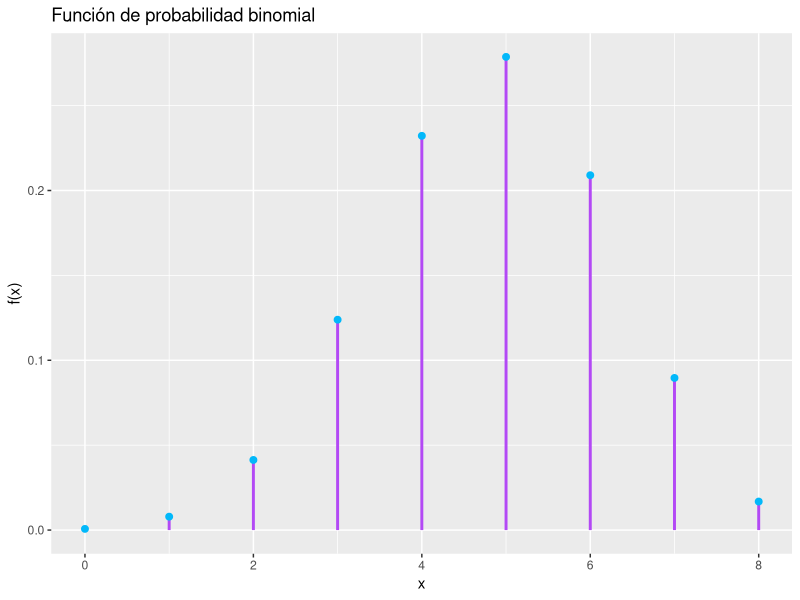
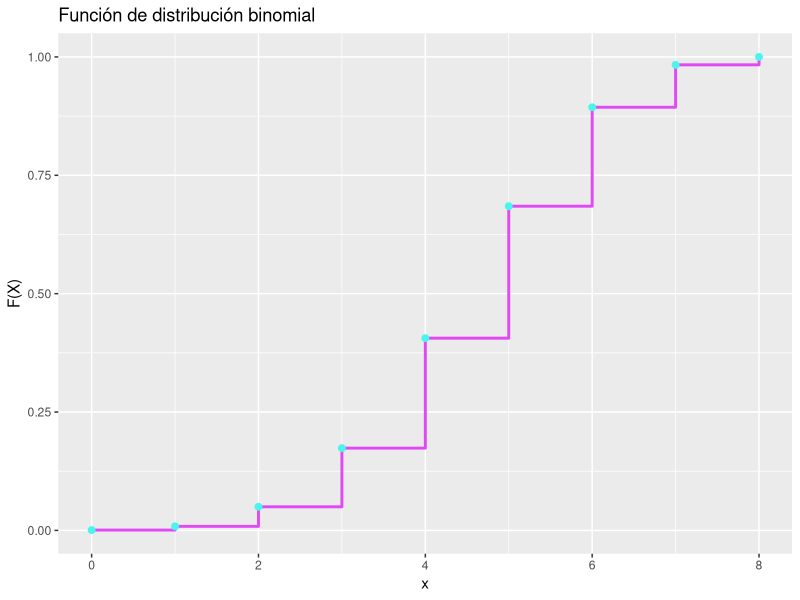
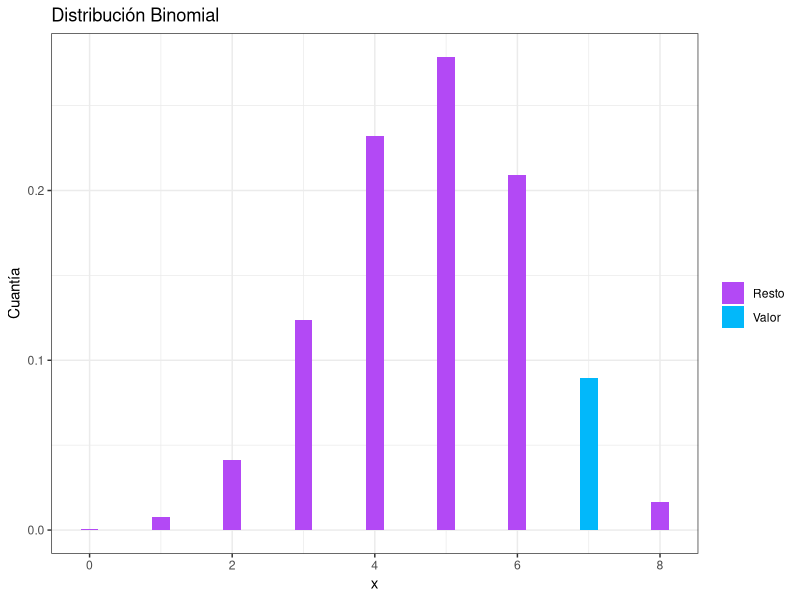
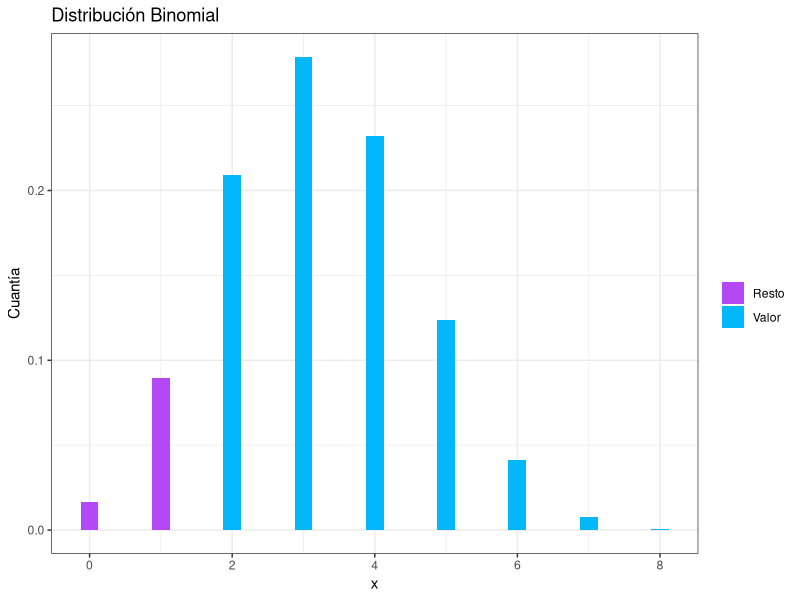
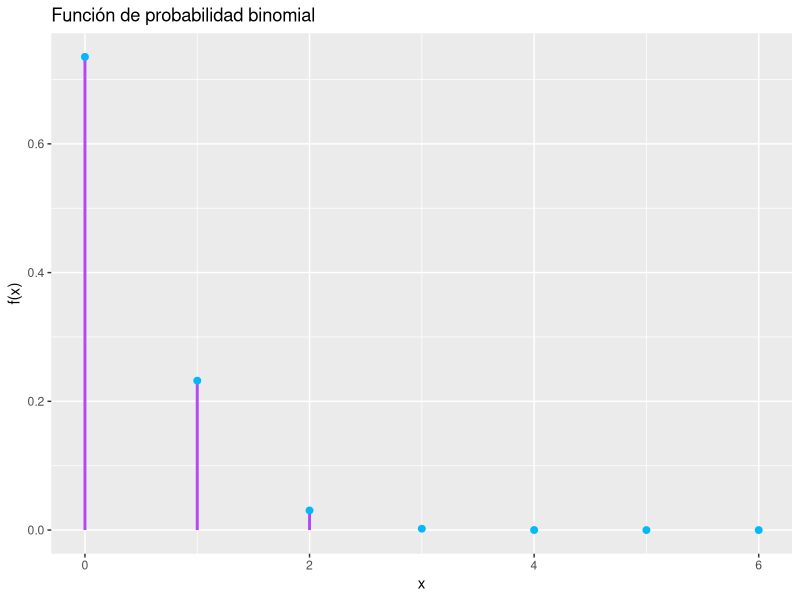
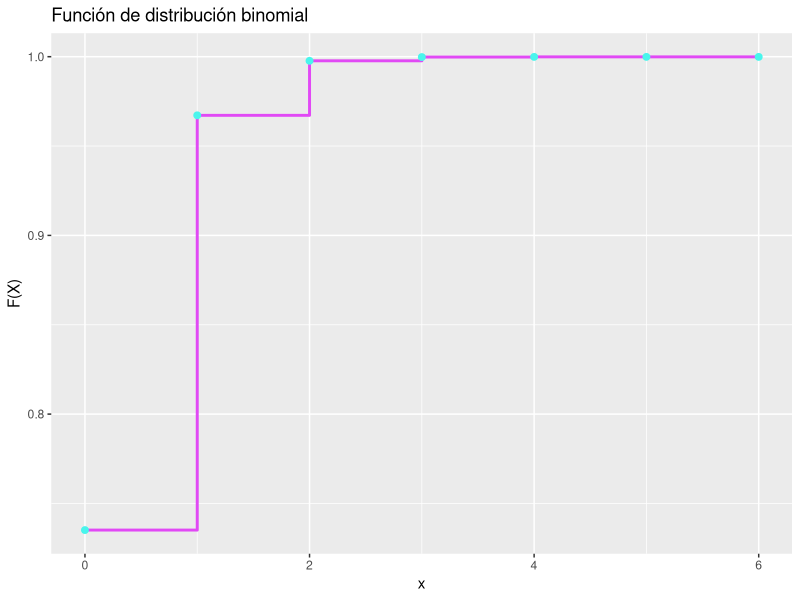
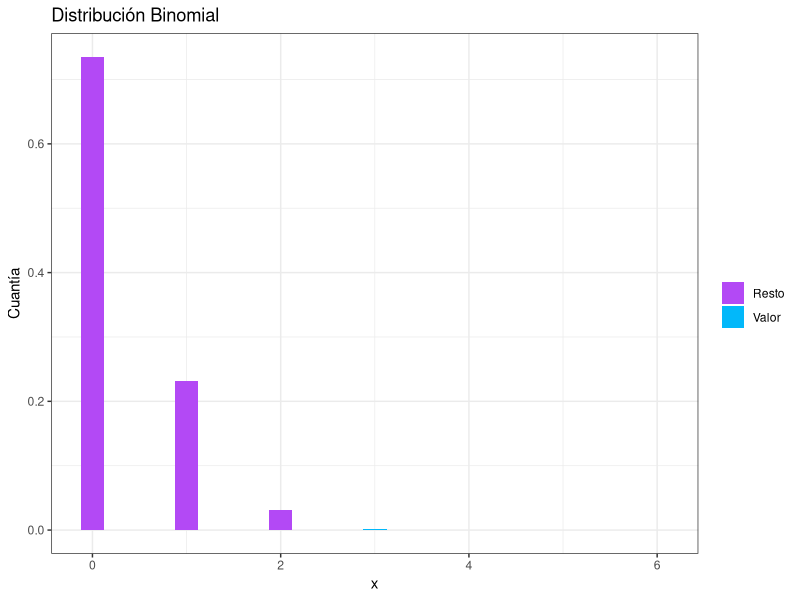
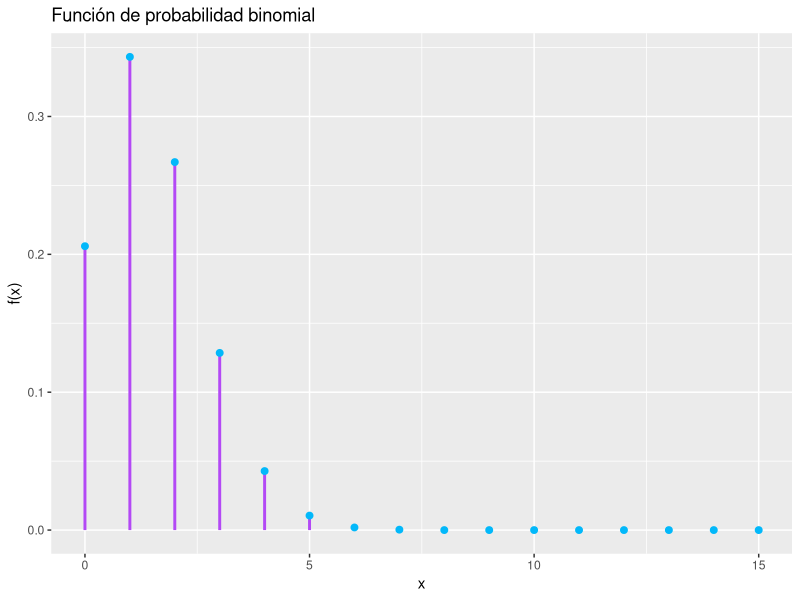

Generate these figures, in order, with R:
## ---- chunk 1
# Verificar, instalar y activar el paquete "tidyverse"
if (!require(tidyverse)) {
  install.packages("tidyverse")
}
library(tidyverse)

# Verificar, instalar y activar el paquete "kableExtra"
if (!require(kableExtra)) {
  install.packages("kableExtra")
}
library(kableExtra)

# Verificar, instalar y activar el paquete "readxl"
if (!require(readxl)) {
  install.packages("readxl")
}
library(readxl)

## ---- chunk 2
n <- 8
p <- 0.60
x <- 0:n
fx <- round(dbinom(x, n, p),4)
Fx <- round(cumsum(fx),4)
df = data.frame(x, fx, Fx)
Form.Basic <- c("striped", "bordered", "hover", "condensed", "responsive")
kable(df, align = "c") %>% 
  kable_styling("striped", full_width = F) %>%
  column_spec(1, bold = T) %>%
  row_spec(0:9, bold = T, color = "#0d0d0d", background = "#eecafc")
## ---- chunk 3
df_1 <- data.frame(x = x, fx = fx, xend = x, fxend = 0)

ggplot(df_1, aes(x = x, y = fx)) +
  geom_segment(aes(xend = xend, yend = fxend), color = "#b349f5", size = 1) +
  geom_point(color = "#02b8fa", size = 2) +
  labs(title = "Función de probabilidad binomial",
       x = "x",
       y = "f(x)")

## ---- chunk 4
df_2 <- data.frame(x = x, Fx = Fx)

ggplot(df_2, aes(x = x, y = Fx)) +
  geom_step(color = "#e149f5", size = 1) +
  geom_point(color = "#49f5ec", size = 2) +
  labs(title = "Función de distribución binomial",
       x = "x",
       y = "F(X)")
## ---- chunk 5
round(dbinom(7,size=8,prob=0.6),4) + round(dbinom(8,size=8,prob=0.6),4)
## ---- chunk 6
n = 8
p = 0.6

rango = 0:n
df_3 = data.frame(x = rango, y = dbinom(rango, size=n, prob=p))

ggplot(df_3, aes(x = x, y = y, 
                 fill=factor(ifelse(x==7,"Valor","Resto")))) +
geom_bar(stat = "identity",width = 0.25) + 
xlab("x") + ylab("Cuantía") +
ggtitle("Distribución Binomial") +
scale_fill_manual(name = "", values=c("#b349f5","#02b8fa")) + 
theme_bw()
## ---- chunk 7
round(pbinom(1,size=8,prob=0.4, lower.tail=FALSE),4)
## ---- chunk 8
n = 8
p = 0.4

rango = 0:n
df_3 = data.frame(x = rango, y = dbinom(rango, size=n, prob=p))

ggplot(df_3, aes(x = x, y = y, 
                 fill=factor(ifelse(x>=2,"Valor","Resto")))) +
geom_bar(stat = "identity",width = 0.25) + 
xlab("x") + ylab("Cuantía") +
ggtitle("Distribución Binomial") +
scale_fill_manual(name = "", values=c("#b349f5","#02b8fa")) + 
theme_bw()
## ---- chunk 9
n <- 6
p <- 0.05
x <- 0:n
fx <- round(dbinom(x, n, p),4)
Fx <- round(cumsum(fx),4)
df = data.frame(x, fx, Fx)
Form.Basic <- c("striped", "bordered", "hover", "condensed", "responsive")
kable(df, align = "c") %>% 
  kable_styling("striped", full_width = F) %>%
  column_spec(1, bold = T) %>%
  row_spec(0:7, bold = T, color = "#0d0d0d", background = "#eecafc")
## ---- chunk 10
df_1 <- data.frame(x = x, fx = fx, xend = x, fxend = 0)

ggplot(df_1, aes(x = x, y = fx)) +
  geom_segment(aes(xend = xend, yend = fxend), color = "#b349f5", size = 1) +
  geom_point(color = "#02b8fa", size = 2) +
  labs(title = "Función de probabilidad binomial",
       x = "x",
       y = "f(x)")
## ---- chunk 11
df_2 <- data.frame(x = x, Fx = Fx)

ggplot(df_2, aes(x = x, y = Fx)) +
  geom_step(color = "#e149f5", size = 1) +
  geom_point(color = "#49f5ec", size = 2) +
  labs(title = "Función de distribución binomial",
       x = "x",
       y = "F(X)")
## ---- chunk 12
round(dbinom(3,size=6,prob=0.05),4)
## ---- chunk 13
rango = 0:6
df_3 = data.frame(x = rango, y = dbinom(rango, size=6, prob=0.05))
ggplot(df_3, aes(x = x, y = y, fill=factor(ifelse(x==3,"Valor","Resto")))) +
geom_bar(stat = "identity",width = 0.25) + xlab("x") + ylab("Cuantía") +
ggtitle("Distribución Binomial") +
scale_fill_manual(name = "", values=c("#b349f5","#02b8fa")) + theme_bw()
## ---- chunk 14
n <- 15
p <- 0.10
x <- 0:n
fx <- round(dbinom(x, n, p),4)
Fx <- round(cumsum(fx),4)
df = data.frame(x, fx, Fx)
Form.Basic <- c("striped", "bordered", "hover", "condensed", "responsive")
kable(df, align = "c") %>% 
  kable_styling("striped", full_width = F) %>%
  column_spec(1, bold = T) %>%
  row_spec(0:16, bold = T, color = "#0d0d0d", background = "#eecafc")
## ---- chunk 15
df_1 <- data.frame(x = x, fx = fx, xend = x, fxend = 0)

ggplot(df_1, aes(x = x, y = fx)) +
  geom_segment(aes(xend = xend, yend = fxend), color = "#b349f5", size = 1) +
  geom_point(color = "#02b8fa", size = 2) +
  labs(title = "Función de probabilidad binomial",
       x = "x",
       y = "f(x)")
## ---- chunk 16
df_2 <- data.frame(x = x, Fx = Fx)

ggplot(df_2, aes(x = x, y = Fx)) +
  geom_step(color = "#e149f5", size = 1) +
  geom_point(color = "#49f5ec", size = 2) +
  labs(title = "Función de distribución binomial",
       x = "x",
       y = "F(X)")
## ---- chunk 17
n = 15
p = 0.10

round(dbinom(5,size=n,prob=p),4)
## ---- chunk 18
n = 15
p = 0.10

a = round(dbinom(5,size=n,prob=p),4)

cat("a) La probabilidad de que exactamente 5 varillas estén defectuosas es:", a, "\n")
## ---- chunk 19
rango = 0:n
df_3 = data.frame(x = rango, y = dbinom(rango, size=n, prob=p))
ggplot(df_3, aes(x = x, y = y, fill=factor(ifelse(x==5,"Valor","Resto")))) +
geom_bar(stat = "identity",width = 0.25) + xlab("x") + ylab("Cuantía") +
ggtitle("Distribución Binomial") +
scale_fill_manual(name = "", values=c("#b349f5","#02b8fa")) + theme_bw()
## ---- chunk 20
round(pbinom(9,size=n,prob=p, lower.tail=FALSE),4)
## ---- chunk 21
n = 15
p = 0.10

b = round(pbinom(9,size=n,prob=p, lower.tail=FALSE),4)
cat("b) La probabilidad de que por lo menos 10 estén defectuosas es:", b, "\n")

## ---- chunk 22
rango = 0:n
df_3 = data.frame(x = rango, y = dbinom(rango, size=n, prob=p))
ggplot(df_3, aes(x = x, y = y, fill=factor(ifelse(x==10,"Valor","Resto")))) +
geom_bar(stat = "identity",width = 0.25) + xlab("x") + ylab("Cuantía") +
ggtitle("Distribución Binomial") +
scale_fill_manual(name = "", values=c("#b349f5","#02b8fa")) + theme_bw()
## ---- chunk 23
round(pbinom(4,size=n,prob=p),4)
## ---- chunk 24
n = 15
p = 0.10

c = round(pbinom(4,size=n,prob=p),4)
cat("c) La probabilidad de que no más de 4 estén defectuosas es:", c)
## ---- chunk 25
rango = 0:n
df_3 = data.frame(x = rango, y = dbinom(rango, size=n, prob=p))
ggplot(df_3, aes(x = x, y = y, fill=factor(ifelse(x==4,"Valor","Resto")))) +
geom_bar(stat = "identity",width = 0.25) + xlab("x") + ylab("Cuantía") +
ggtitle("Distribución Binomial") +
scale_fill_manual(name = "", values=c("#b349f5","#02b8fa")) + theme_bw()
## ---- chunk 26
n <- 7
p <- 0.25
x <- 0:n
fx <- round(dbinom(x, n, p),4)
Fx <- round(cumsum(fx),4)
df = data.frame(x, fx, Fx)
Form.Basic <- c("striped", "bordered", "hover", "condensed", "responsive")
kable(df, align = "c") %>% 
  kable_styling("striped", full_width = F) %>%
  column_spec(1, bold = T) %>%
  row_spec(0:8, bold = T, color = "#0d0d0d", background = "#eecafc")
## ---- chunk 27
df_1 <- data.frame(x = x, fx = fx, xend = x, fxend = 0)

ggplot(df_1, aes(x = x, y = fx)) +
  geom_segment(aes(xend = xend, yend = fxend), color = "#b349f5", size = 1) +
  geom_point(color = "#02b8fa", size = 2) +
  labs(title = "Función de probabilidad binomial",
       x = "x",
       y = "f(x)")
## ---- chunk 28
df_2 <- data.frame(x = x, Fx = Fx)

ggplot(df_2, aes(x = x, y = Fx)) +
  geom_step(color = "#e149f5", size = 1) +
  geom_point(color = "#49f5ec", size = 2) +
  labs(title = "Función de distribución binomial",
       x = "x",
       y = "F(X)")
## ---- chunk 29
n = 15
p = 0.10

round(dbinom(5,size=n,prob=p),4)
## ---- chunk 30
n = 7
p = 0.25

resultado = round(pbinom(2,size=n,prob=p, lower.tail=FALSE),4)
cat("La probabilidad de que por lo menos 3 vehículos se hayan accidentado es:", resultado)
## ---- chunk 31
rango = 0:n
df_3 = data.frame(x = rango, y = dbinom(rango, size=n, prob=p))
ggplot(df_3, aes(x = x, y = y, fill=factor(ifelse(x==5,"Valor","Resto")))) +
geom_bar(stat = "identity",width = 0.25) + xlab("x") + ylab("Cuantía") +
ggtitle("Distribución Binomial") +
scale_fill_manual(name = "", values=c("#b349f5","#02b8fa")) + theme_bw()
## ---- chunk 32
n <- 4
p <- 0.30
x <- 0:n
fx <- round(dbinom(x, n, p),4)
Fx <- round(cumsum(fx),4)
df = data.frame(x, fx, Fx)
Form.Basic <- c("striped", "bordered", "hover", "condensed", "responsive")
kable(df, align = "c") %>% 
  kable_styling("striped", full_width = F) %>%
  column_spec(1, bold = T) %>%
  row_spec(0:5, bold = T, color = "#0d0d0d", background = "#eecafc")
## ---- chunk 33
df_1 <- data.frame(x = x, fx = fx, xend = x, fxend = 0)

ggplot(df_1, aes(x = x, y = fx)) +
  geom_segment(aes(xend = xend, yend = fxend), color = "#b349f5", size = 1) +
  geom_point(color = "#02b8fa", size = 2) +
  labs(title = "Función de probabilidad binomial",
       x = "x",
       y = "f(x)")
## ---- chunk 34
df_2 <- data.frame(x = x, Fx = Fx)

ggplot(df_2, aes(x = x, y = Fx)) +
  geom_step(color = "#e149f5", size = 1) +
  geom_point(color = "#49f5ec", size = 2) +
  labs(title = "Función de distribución binomial",
       x = "x",
       y = "F(X)")
## ---- chunk 35
n = 4
p = 0.30

round(dbinom(1,size=n,prob=p),4)
## ---- chunk 36
n = 4
p = 0.30

a = round(dbinom(1,size=n,prob=p),4)
cat("a) La probabilidad de que exactamente 1 paciente no pague es:", a, "\n")

## ---- chunk 37
rango = 0:n
df_3 = data.frame(x = rango, y = dbinom(rango, size=n, prob=p))
ggplot(df_3, aes(x = x, y = y, fill=factor(ifelse(x==1,"Valor","Resto")))) +
geom_bar(stat = "identity",width = 0.25) + xlab("x") + ylab("Cuantía") +
ggtitle("Distribución Binomial") +
scale_fill_manual(name = "", values=c("#b349f5","#02b8fa")) + theme_bw()
## ---- chunk 38
n = 4
p = 0.30

round(dbinom(0,size=n,prob=p),4)
## ---- chunk 39
n = 4
p = 0.30


b = round(dbinom(0,size=n,prob=p),4)
cat("b) La probabilidad de que los 4 pacientes paguen es:", b)
## ---- chunk 40
rango = 0:n
df_3 = data.frame(x = rango, y = dbinom(rango, size=n, prob=p))
ggplot(df_3, aes(x = x, y = y, fill=factor(ifelse(x==0,"Valor","Resto")))) +
geom_bar(stat = "identity",width = 0.25) + xlab("x") + ylab("Cuantía") +
ggtitle("Distribución Binomial") +
scale_fill_manual(name = "", values=c("#b349f5","#02b8fa")) + theme_bw()
## ---- chunk 41
n <- 10  
lambda <- 2.5  

x <- 0:n

fx <- round(dpois(x, lambda = lambda), 4)  
Fx <- round(ppois(x, lambda = lambda), 4)

df <- data.frame(x, fx, Fx)

Form.Basic <- c("striped", "bordered", "hover", "condensed", "responsive")

kable(df, align = "c") %>% 
  kable_styling("striped", full_width = F) %>%
  column_spec(1, bold = T) %>%
  row_spec(0:11, bold = T, color = "#0d0d0d", background = "#eecafc")
## ---- chunk 42
x <- 0:10
probabilidad <- round(dpois(x, lambda = 2.5), 4)

df_1 <- data.frame(numero_llamadas = x, probabilidad = probabilidad, 
                   numero_llamadas_end = x, probabilidad_end = 0)

ggplot(df_1, aes(x = numero_llamadas, y = probabilidad)) +
  geom_segment(aes(xend = numero_llamadas_end, yend = probabilidad_end), color = "#b349f5", size = 1) +
  geom_point(color = "#02b8fa", size = 2) +
  labs(title = "Función de probabilidad Poisson",
       x = "Número de Llamadas",
       y = "Probabilidad")
## ---- chunk 43
prob_acumulada <- round(ppois(x, lambda = 2.5), 4)

df_2 <- data.frame(numero_llamadas = x, probabilidad_acumulada = prob_acumulada)

ggplot(df_2, aes(x = numero_llamadas, y = probabilidad_acumulada)) +
  geom_step(color = "#b349f5", size = 1) +
  geom_point(color = "#02b8fa", size = 2) +
  labs(title = "Función de distribución acumulada Poisson",
       x = "Número de Llamadas",
       y = "Probabilidad Acumulada")
## ---- chunk 44
lambda <- 2.5
k <- 2
probabilidad <- round(ppois(k, lambda), 4)
print(probabilidad)
## ---- chunk 45
cat(" 0.7576\n\n Hay un 75.76% de probabilidad de que lleguen como máximo 2 llamadas en 15 segundos.")
## ---- chunk 46
rango <- 0:10  
promedio_llamadas <- 2.5

prob_poisson <- round(dpois(rango, lambda = promedio_llamadas), 4)

df_3 <- data.frame(numero_llamadas = rango, probabilidad = prob_poisson)

ggplot(df_3, aes(x = numero_llamadas, y = probabilidad, 
                 fill = factor(ifelse(numero_llamadas <= 2, "Valor", "Resto")))) +
  geom_bar(stat = "identity", width = 0.25) +
  xlab("Número de Llamadas") + ylab("Cuantía") +
  ggtitle("Distribución de Poisson") +
  scale_fill_manual(name = "", values = c("#b349f5", "#02b8fa"))
## ---- chunk 47
n <- 5  
lambda_media <- 3.4   # para media hora
lambda_hora <- 6.8    # para una hora

x <- 0:n

# Probabilidades para media hora
fx <- round(dpois(x, lambda = lambda_media), 4)  
Fx <- round(cumsum(fx), 4)

df <- data.frame(x, fx, Fx)

Form.Basic <- c("striped", "bordered", "hover", "condensed", "responsive")

kable(df, align = "c") %>% 
  kable_styling("striped", full_width = F) %>%
  column_spec(1, bold = T) %>%
  row_spec(0:6, bold = T, color = "#0d0d0d", background = "#eecafc")
## ---- chunk 48
x <- 0:5
probabilidad <- round(dpois(x, lambda = 3.4), 4)

df_1 <- data.frame(numero_clientes = x, probabilidad = probabilidad, 
                   numero_clientes_end = x, probabilidad_end = 0)

ggplot(df_1, aes(x = numero_clientes, y = probabilidad)) +
  geom_segment(aes(xend = numero_clientes_end, yend = probabilidad_end), color = "#b349f5", size = 1) +
  geom_point(color = "#02b8fa", size = 2) +
  labs(title = "Función de probabilidad Poisson",
       x = "Número de Clientes",
       y = "Probabilidad")
## ---- chunk 49
prob_acumulada <- round(ppois(x, lambda = 3.4), 4)

df_2 <- data.frame(numero_clientes = x, probabilidad_acumulada = prob_acumulada)

ggplot(df_2, aes(x = numero_clientes, y = probabilidad_acumulada)) +
  geom_step(color = "#b349f5", size = 1) +
  geom_point(color = "#02b8fa", size = 2) +
  labs(title = "Función de distribución acumulada Poisson",
       x = "Número de Clientes",
       y = "Probabilidad Acumulada")
## ---- chunk 50
lambda <- 3.4
k <- 1
probabilidad <- round(ppois(k, lambda, lower.tail = FALSE), 4)
print(probabilidad)
## ---- chunk 51
rango <- 0:5  
promedio_accidentes <- 3.4

prob_poisson <- round(dpois(rango, lambda = promedio_accidentes), 4)

df_3 <- data.frame(numero_clientes = rango, probabilidad = prob_poisson)

ggplot(df_3, aes(x = numero_clientes, y = probabilidad, 
                 fill = factor(ifelse(numero_clientes == 2, "Valor", "Resto")))) +
  geom_bar(stat = "identity", width = 0.25) +
  xlab("Número de Clientes") + ylab("Cuantía") +
  ggtitle("Distribución de Poisson (Inciso a)") +
  scale_fill_manual(name = "", values = c("#b349f5", "#02b8fa"))
## ---- chunk 52
lambda <- 6.8
k <- 1
probabilidad <- round(ppois(k, lambda, lower.tail = FALSE), 4)
print(probabilidad)
## ---- chunk 53
rango <- 0:5  
promedio_accidentes <- 6.8

prob_poisson <- round(dpois(rango, lambda = promedio_accidentes), 4)

df_3 <- data.frame(numero_clientes = rango, probabilidad = prob_poisson)

ggplot(df_3, aes(x = numero_clientes, y = probabilidad, 
                 fill = factor(ifelse(numero_clientes == 2, "Valor", "Resto")))) +
  geom_bar(stat = "identity", width = 0.25) +
  xlab("Número de Clientes") + ylab("Cuantía") +
  ggtitle("Distribución de Poisson (Inciso b)") +
  scale_fill_manual(name = "", values = c("#b349f5", "#02b8fa"))
## ---- chunk 54
n <- 5  
lambda <- 0.2  

x <- 0:n

fx <- round(dpois(x, lambda = lambda), 4)  
Fx <- round(ppois(x, lambda = lambda), 4)

df <- data.frame(x, fx, Fx)

Form.Basic <- c("striped", "bordered", "hover", "condensed", "responsive")

kable(df, align = "c") %>% 
  kable_styling("striped", full_width = F) %>%
  column_spec(1, bold = T) %>%
  row_spec(0:6, bold = T, color = "#0d0d0d", background = "#eecafc")
## ---- chunk 55
x <- 0:5
probabilidad <- round(dpois(x, lambda = 0.2), 4)

df_1 <- data.frame(numero_urgencias = x, probabilidad = probabilidad, 
                   numero_urgencias_end = x, probabilidad_end = 0)

ggplot(df_1, aes(x = numero_urgencias, y = probabilidad)) +
  geom_segment(aes(xend = numero_urgencias_end, yend = probabilidad_end), color = "#b349f5", size = 1) +
  geom_point(color = "#02b8fa", size = 2) +
  labs(title = "Función de probabilidad Poisson",
       x = "Número de Urgencias",
       y = "Probabilidad")
## ---- chunk 56
prob_acumulada <- round(ppois(x, lambda = 0.2), 4)

df_2 <- data.frame(numero_urgencias = x, probabilidad_acumulada = prob_acumulada)

ggplot(df_2, aes(x = numero_urgencias, y = probabilidad_acumulada)) +
  geom_step(color = "#b349f5", size = 1) +
  geom_point(color = "#02b8fa", size = 2) +
  labs(title = "Función de distribución acumulada Poisson",
       x = "Número de Urgencias",
       y = "Probabilidad Acumulada")
## ---- chunk 57
lambda <- 0.2
k <- 1
probabilidad <- round(ppois(k, lambda, lower.tail = FALSE), 4)
cat( probabilidad, "\n\n Hay un", probabilidad*100, "% de probabilidad de que lleguen por lo menos 2 urgencias en un minuto.")
## ---- chunk 58
rango <- 0:5  
promedio_urgencias <- 0.2

prob_poisson <- round(dpois(rango, lambda = promedio_urgencias), 4)

df_3 <- data.frame(numero_urgencias = rango, probabilidad = prob_poisson)

ggplot(df_3, aes(x = numero_urgencias, y = probabilidad, 
                 fill = factor(ifelse(numero_urgencias >= 2, "Valor", "Resto")))) +
  geom_bar(stat = "identity", width = 0.25) +
  xlab("Número de Urgencias") + ylab("Cuantía") +
  ggtitle("Distribución de Poisson (Inciso A)") +
  scale_fill_manual(name = "", values = c("#b349f5", "#02b8fa"))
## ---- chunk 59
lambda <- 0.2
esperado <- lambda
cat( esperado, "\n\n El número esperado de urgencias por minuto es de", esperado)
## ---- chunk 60
rango <- 0:5  
promedio_urgencias <- 0.2

prob_poisson <- round(dpois(rango, lambda = promedio_urgencias), 4)

df_3 <- data.frame(numero_urgencias = rango, probabilidad = prob_poisson)

ggplot(df_3, aes(x = numero_urgencias, y = probabilidad)) +
  geom_bar(stat = "identity", fill = "#b349f5", width = 0.25) +
  xlab("Número de Urgencias") + ylab("Cuantía") +
  ggtitle("Distribución de Poisson (Valor esperado λ = 0.2)")
## ---- chunk 61
n <- 15  
lambda <- 10  

x <- 0:n

fx <- round(dpois(x, lambda = lambda), 4)  
Fx <- round(ppois(x, lambda = lambda), 4)

df <- data.frame(x, fx, Fx)

Form.Basic <- c("striped", "bordered", "hover", "condensed", "responsive")

kable(df, align = "c") %>% 
  kable_styling("striped", full_width = F) %>%
  column_spec(1, bold = T) %>%
  row_spec(0:16, bold = T, color = "#0d0d0d", background = "#eecafc")
## ---- chunk 62
x <- 0:15
probabilidad <- round(dpois(x, lambda = 10), 4)

df_1 <- data.frame(numero_accidentes = x, probabilidad = probabilidad, 
                   numero_accidentes_end = x, probabilidad_end = 0)

ggplot(df_1, aes(x = numero_accidentes, y = probabilidad)) +
  geom_segment(aes(xend = numero_accidentes_end, yend = probabilidad_end), color = "#b349f5", size = 1) +
  geom_point(color = "#02b8fa", size = 2) +
  labs(title = "Función de probabilidad Poisson",
       x = "Número de Accidentes",
       y = "Probabilidad")
## ---- chunk 63
prob_acumulada <- round(ppois(x, lambda = 10), 4)

df_2 <- data.frame(numero_accidentes = x, probabilidad_acumulada = prob_acumulada)

ggplot(df_2, aes(x = numero_accidentes, y = probabilidad_acumulada)) +
  geom_step(color = "#b349f5", size = 1) +
  geom_point(color = "#02b8fa", size = 2) +
  labs(title = "Función de distribución acumulada Poisson",
       x = "Número de Accidentes",
       y = "Probabilidad Acumulada")
## ---- chunk 64
lambda <- 10
k <- 12
probabilidad <- round(ppois(k, lambda), 4)
print(probabilidad)
## ---- chunk 65
rango <- 0:15  
promedio_accidentes <- 10

prob_poisson <- round(dpois(rango, lambda = promedio_accidentes), 4)

df_3 <- data.frame(numero_accidentes = rango, probabilidad = prob_poisson)

ggplot(df_3, aes(x = numero_accidentes, y = probabilidad, 
                 fill = factor(ifelse(numero_accidentes <= 12, "Valor", "Resto")))) +
  geom_bar(stat = "identity", width = 0.25) +
  xlab("Número de Accidentes") + ylab("Cuantía") +
  ggtitle("Distribución de Poisson") +
  scale_fill_manual(name = "", values = c("#b349f5", "#02b8fa"))
## ---- chunk 66
n <- 10  
lambda <- 5  

x <- 0:n

fx <- round(dpois(x, lambda = lambda), 4)  
Fx <- round(ppois(x, lambda = lambda), 4)

df <- data.frame(x, fx, Fx)

Form.Basic <- c("striped", "bordered", "hover", "condensed", "responsive")

kable(df, align = "c") %>% 
  kable_styling("striped", full_width = F) %>%
  column_spec(1, bold = T) %>%
  row_spec(0:11, bold = T, color = "#0d0d0d", background = "#eecafc")
## ---- chunk 67
x <- 0:10
probabilidad <- round(dpois(x, lambda = 5), 4)

df_1 <- data.frame(numero_personas = x, probabilidad = probabilidad, 
                   numero_personas_end = x, probabilidad_end = 0)

ggplot(df_1, aes(x = numero_personas, y = probabilidad)) +
  geom_segment(aes(xend = numero_personas_end, yend = probabilidad_end), color = "#b349f5", size = 1) +
  geom_point(color = "#02b8fa", size = 2) +
  labs(title = "Función de probabilidad Poisson",
       x = "Número de Personas",
       y = "Probabilidad")
## ---- chunk 68
prob_acumulada <- round(ppois(x, lambda = 5), 4)

df_2 <- data.frame(numero_personas = x, probabilidad_acumulada = prob_acumulada)

ggplot(df_2, aes(x = numero_personas, y = probabilidad_acumulada)) +
  geom_step(color = "#b349f5", size = 1) +
  geom_point(color = "#02b8fa", size = 2) +
  labs(title = "Función de distribución acumulada Poisson",
       x = "Número de Personas",
       y = "Probabilidad Acumulada")
## ---- chunk 69
lambda <- 5
k <- 2
probabilidad <- round(ppois(k, lambda), 4)
cat( probabilidad, "\n\n Hay un", probabilidad*100, "% de probabilidad de que ingresen como máximo 2 personas en un día.")
## ---- chunk 70
rango <- 0:10  
promedio_personas <- 5

prob_poisson <- round(dpois(rango, lambda = promedio_personas), 4)

df_3 <- data.frame(numero_personas = rango, probabilidad = prob_poisson)

ggplot(df_3, aes(x = numero_personas, y = probabilidad, 
                 fill = factor(ifelse(numero_personas <= 2, "Valor", "Resto")))) +
  geom_bar(stat = "identity", width = 0.25) +
  xlab("Número de Personas") + ylab("Cuantía") +
  ggtitle("Distribución de Poisson (Inciso A)") +
  scale_fill_manual(name = "", values = c("#b349f5", "#02b8fa"))
## ---- chunk 71
n <- 4
x_fallas <- 0:n
x_buenas <- n:0  

probabilidades <- round(dhyper(x_fallas, m = 6, n = 19, k = 4), 4)

df <- data.frame(Bicicletas_con_falla = x_fallas, Bicicletas_sin_falla = x_buenas, Probabilidad = probabilidades)

Form.Basic <- c("striped", "bordered", "hover", "condensed", "responsive")

kable(df, align = "c") %>% 
  kable_styling("striped", full_width = F) %>%
  column_spec(1, bold = T) %>%
  row_spec(0:5, bold = T, color = "#0d0d0d", background = "#eecafc")
## ---- chunk 72
N_total <- 25
K_fallas <- 6
n <- 4

x_fallas <- 0:n

fx_fallas <- round(dhyper(x_fallas, m = K_fallas, n = N_total - K_fallas, k = n), 4)

df_fallas <- data.frame(x = x_fallas, fx = fx_fallas, xend = x_fallas, fxend = 0)

ggplot(df_fallas, aes(x = x, y = fx)) +
  geom_segment(aes(xend = xend, yend = fxend), color = "#b349f5", size = 1) +
  geom_point(color = "#02b8fa", size = 2) +
  labs(title = "Función de probabilidad hipergeométrica - Bicicletas con falla",
       x = "Número de bicicletas con falla vendidas",
       y = "Probabilidad")
## ---- chunk 73
Fx_fallas <- round(phyper(x_fallas, m = K_fallas, n = N_total - K_fallas, k = n), 4)

df_fallas <- data.frame(x = x_fallas, Fx = Fx_fallas)

ggplot(df_fallas, aes(x = x, y = Fx)) +
  geom_step(color = "#b349f5", size = 1) +
  geom_point(color = "#02b8fa", size = 2) +
  labs(title = "Función de distribución hipergeométrica - Bicicletas con falla",
       x = "Número de bicicletas con falla vendidas",
       y = "F(X)")
## ---- chunk 74
combinaciones <- function(n, k) {return(choose(n, k))}

comb_fallas <- combinaciones(6, 2)
comb_buenas <- combinaciones(19, 2)
comb_total <- combinaciones(25, 4)

probabilidad <- (comb_fallas * comb_buenas) / comb_total

print(round(probabilidad, 4))
## ---- chunk 75
probabilidades_fallas <- c(choose(6, 0) * choose(19, 4) / choose(25, 4),
                           choose(6, 1) * choose(19, 3) / choose(25, 4),
                           choose(6, 2) * choose(19, 2) / choose(25, 4),
                           choose(6, 3) * choose(19, 1) / choose(25, 4),
                           choose(6, 4) * choose(19, 0) / choose(25, 4))

etiquetas_fallas <- c("0", "1", "2", "3", "4")

colores <- ifelse(1:length(probabilidades_fallas) == 3, "#b349f5", "#02b8fa")

barplot(probabilidades_fallas, 
        names.arg = etiquetas_fallas, 
        col = colores,  
        main = "Probabilidad de venta de bicicletas con falla", 
        ylab = "Probabilidad", 
        ylim = c(0, 0.5),  
        xlab = "Cantidad de bicicletas con falla vendidas")

legend("topright", 
       legend = c("Valor (2 bicicletas)", "Resto"), 
       fill = c("#b349f5", "#02b8fa"))
## ---- chunk 76
n <- 10
x_mejores <- 0:n
x_restantes <- n:0  

probabilidades <- round(dhyper(x_mejores, m = 5, n = 15, k = 10), 4)

df <- data.frame(Ingenieros_mejores = x_mejores,
                 Ingenieros_restantes = x_restantes,
                 Probabilidad = probabilidades)

Form.Basic <- c("striped", "bordered", "hover", "condensed", "responsive")

kable(df, align = "c") %>% 
  kable_styling("striped", full_width = F) %>%
  column_spec(1, bold = T) %>%
  row_spec(0:11, bold = T, color = "#0d0d0d", background = "#eecafc")
## ---- chunk 77
N_total <- 20
K_mejores <- 5
n <- 10

x_mejores <- 0:n

fx_mejores <- round(dhyper(x_mejores, m = K_mejores, n = N_total - K_mejores, k = n), 4)

df_mejores <- data.frame(x = x_mejores, fx = fx_mejores, xend = x_mejores, fxend = 0)

ggplot(df_mejores, aes(x = x, y = fx)) +
  geom_segment(aes(xend = xend, yend = fxend), color = "#b349f5", size = 1) +
  geom_point(color = "#02b8fa", size = 2) +
  labs(title = "Función de probabilidad hipergeométrica - Ingenieros",
       x = "Número de ingenieros con mejores calificaciones",
       y = "Probabilidad")
## ---- chunk 78
Fx_mejores <- round(phyper(x_mejores, m = K_mejores, n = N_total - K_mejores, k = n), 4)

df_mejores <- data.frame(x = x_mejores, Fx = Fx_mejores)

ggplot(df_mejores, aes(x = x, y = Fx)) +
  geom_step(color = "#b349f5", size = 1) +
  geom_point(color = "#02b8fa", size = 2) +
  labs(title = "Función de distribución hipergeométrica - Ingenieros",
       x = "Número de ingenieros con mejores calificaciones",
       y = "F(X)")
## ---- chunk 79
combinaciones <- function(n, k) {return(choose(n, k))}

comb_mejores <- combinaciones(5, 5)
comb_restantes <- combinaciones(15, 5)
comb_total <- combinaciones(20, 10)

probabilidad <- (comb_mejores * comb_restantes) / comb_total

cat("La probabilidad es:", round(probabilidad, 4))
## ---- chunk 80
probabilidades_mejores <- c(
  choose(5, 0) * choose(15, 10) / choose(20, 10),
  choose(5, 1) * choose(15, 9) / choose(20, 10),
  choose(5, 2) * choose(15, 8) / choose(20, 10),
  choose(5, 3) * choose(15, 7) / choose(20, 10),
  choose(5, 4) * choose(15, 6) / choose(20, 10),
  choose(5, 5) * choose(15, 5) / choose(20, 10)
)

etiquetas_mejores <- c("0","1","2","3","4","5")

colores <- ifelse(1:length(probabilidades_mejores) == 6, "#b349f5", "#02b8fa")

barplot(probabilidades_mejores, 
        names.arg = etiquetas_mejores, 
        col = colores,  
        main = "Probabilidad de selección de los mejores ingenieros", 
        ylab = "Probabilidad", 
        ylim = c(0, 0.5),  
        xlab = "Cantidad de ingenieros con mejores calificaciones")

legend("topright", 
       legend = c("Valor (5 ingenieros)", "Resto"), 
       fill = c("#b349f5", "#02b8fa"))
## ---- chunk 81
n <- 5
x_defectuosas <- 0:n
x_buenas <- n:0  

probabilidades <- round(dhyper(x_defectuosas, m = 4, n = 6, k = 5), 4)

df <- data.frame(Maquinas_defectuosas = x_defectuosas,
                 Maquinas_buenas = x_buenas,
                 Probabilidad = probabilidades)

Form.Basic <- c("striped", "bordered", "hover", "condensed", "responsive")

kable(df, align = "c") %>% 
  kable_styling("striped", full_width = F) %>%
  column_spec(1, bold = T) %>%
  row_spec(0:6, bold = T, color = "#0d0d0d", background = "#eecafc")
## ---- chunk 82
N_total <- 10
K_defectuosas <- 4
n <- 5

x_defectuosas <- 0:n

fx_defectuosas <- round(dhyper(x_defectuosas, m = K_defectuosas, n = N_total - K_defectuosas, k = n), 4)

df_defectuosas <- data.frame(x = x_defectuosas, fx = fx_defectuosas, xend = x_defectuosas, fxend = 0)

ggplot(df_defectuosas, aes(x = x, y = fx)) +
  geom_segment(aes(xend = xend, yend = fxend), color = "#b349f5", size = 1) +
  geom_point(color = "#02b8fa", size = 2) +
  labs(title = "Función de probabilidad hipergeométrica - Máquinas defectuosas",
       x = "Número de máquinas defectuosas",
       y = "Probabilidad")
## ---- chunk 83
Fx_defectuosas <- round(phyper(x_defectuosas, m = K_defectuosas, n = N_total - K_defectuosas, k = n), 4)

df_defectuosas <- data.frame(x = x_defectuosas, Fx = Fx_defectuosas)

ggplot(df_defectuosas, aes(x = x, y = Fx)) +
  geom_step(color = "#b349f5", size = 1) +
  geom_point(color = "#02b8fa", size = 2) +
  labs(title = "Función de distribución hipergeométrica - Máquinas defectuosas",
       x = "Número de máquinas defectuosas",
       y = "F(X)")
## ---- chunk 84
combinaciones <- function(n, k) {return(choose(n, k))}

comb_defectuosas <- combinaciones(4, 0)
comb_buenas <- combinaciones(6, 5)
comb_total <- combinaciones(10, 5)

probabilidad <- (comb_defectuosas * comb_buenas) / comb_total

print(round(probabilidad, 4))
## ---- chunk 85
probabilidades_defectuosas <- c(choose(4, 0) * choose(6, 5) / choose(10, 5),
                                choose(4, 1) * choose(6, 4) / choose(10, 5),
                                choose(4, 2) * choose(6, 3) / choose(10, 5),
                                choose(4, 3) * choose(6, 2) / choose(10, 5),
                                choose(4, 4) * choose(6, 1) / choose(10, 5))

etiquetas_defectuosas <- c("0", "1", "2", "3", "4")

colores <- ifelse(1:length(probabilidades_defectuosas) == 1, "#b349f5", "#02b8fa")

barplot(probabilidades_defectuosas, 
        names.arg = etiquetas_defectuosas, 
        col = colores,  
        main = "Probabilidad de máquinas defectuosas seleccionadas", 
        ylab = "Probabilidad", 
        ylim = c(0, 0.5),  
        xlab = "Cantidad de máquinas defectuosas")

legend("topright", 
       legend = c("Valor (0 defectuosas)", "Resto"), 
       fill = c("#b349f5", "#02b8fa"))
